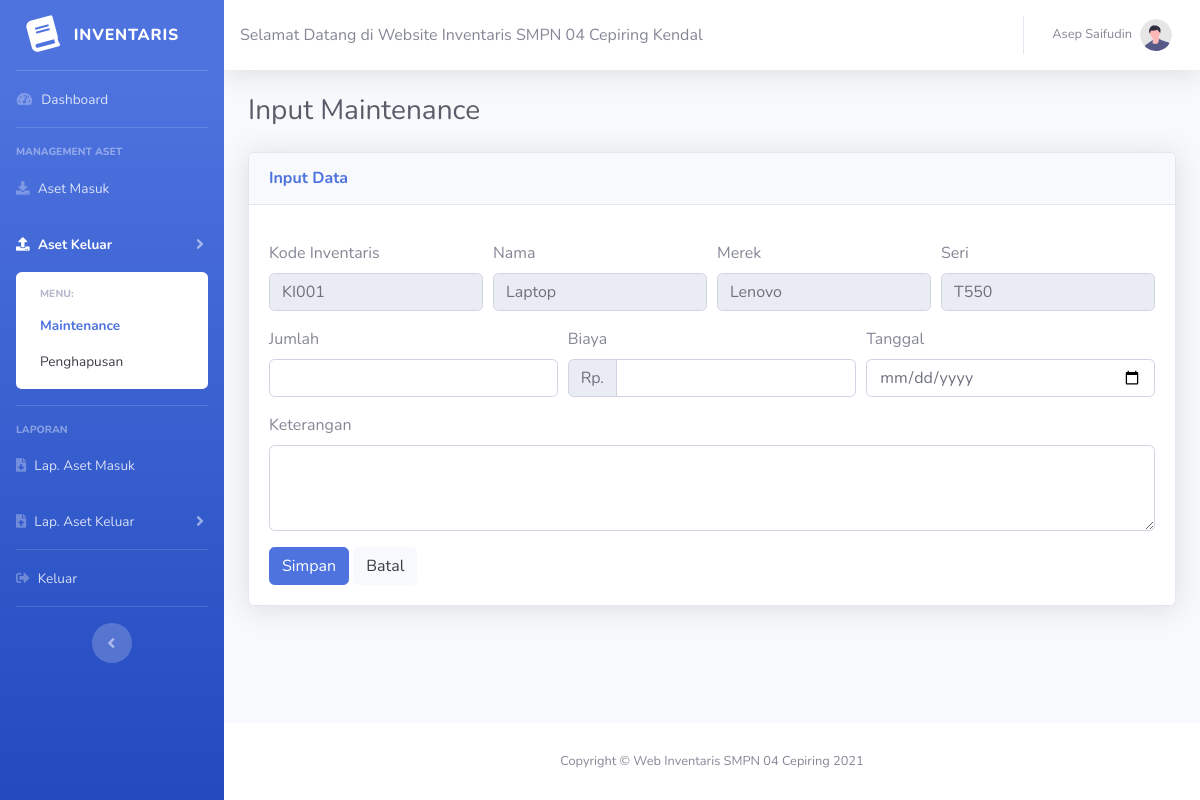
The app's page /index.php?halaman=input_maintenance&id=1 (signed in) with its own data.
### tables this page shows
CREATE TABLE `tbl_aset_masuk` (
  `id_aset_masuk` int(11) NOT NULL,
  `kode_inventaris` varchar(255) NOT NULL,
  `nama_aset` varchar(255) NOT NULL,
  `merek_aset` varchar(255) NOT NULL,
  `seri_aset` varchar(255) NOT NULL,
  `jumlah_aset` int(255) NOT NULL,
  `harga_satuan_aset` int(255) NOT NULL,
  `kondisi_aset` varchar(255) NOT NULL,
  `sumber_aset` varchar(255) NOT NULL,
  `tanggal_masuk_aset` varchar(255) NOT NULL,
  `keterangan_aset` text NOT NULL,
  `gambar_aset` varchar(255) NOT NULL
);

### input_maintenance.php (shortened to what this page needs)
<?php
    $idAset = $_GET["id"];
    $ambilMaintenance = $conn->query("SELECT * FROM tbl_aset_masuk WHERE id_aset_masuk = '$idAset' ");
    $pecahMaintenance = $ambilMaintenance->fetch_assoc();
?>
<div id="content">
    <?php require "components/navbar.php"; ?>
    <div class="container-fluid">
        <div class="d-sm-flex align-items-center justify-content-between mb-4">
            <h1 class="h3 mb-0 text-gray-800">Input Maintenance</h1>
        </div>
        <div class="row" id="edit-page">
            <div class="col-md-12">
                <div class="card shadow mb-4">
                    <div
                        class="card-header py-3 d-flex flex-row align-items-center justify-content-between">
                        <h6 class="m-0 font-weight-bold text-primary">Input Data</h6>
                    </div>
                    <div class="card-body">
                        <form method="post">
                          <div class="form-row mt-3">
                            <div class="form-group col-md-3">
                              <label for="kode-inventaris">Kode Inventaris</label>
                              <input type="text" class="form-control" name="kode_inventaris" value="<?=$pecahMaintenance['kode_inventaris']; ?>" disabled>
                            </div>
                            <div class="form-group col-md-3">
                              <label for="nama">Nama</label>
                              <input type="text" class="form-control" id="nama" value="<?=$pecahMaintenance['nama_aset']; ?>" name="nama_aset" disabled>
                            </div>
                            <div class="form-group col-md-3">
                              <label for="merek">Merek</label>
                              <input type="text" class="form-control" id="merek" value="<?=$pecahMaintenance['merek_aset']; ?>" name="merek_aset" disabled>
                            </div>
                            <div class="form-group col-md-3">
                              <label for="seri">Seri</label>
                              <input type="text" class="form-control" id="seri" value="<?=$pecahMaintenance['seri_aset']; ?>" name="seri_aset" disabled>
                            </div>
                          </div>
                          <div class="form-row">
                            <div class="form-group col-md-4">
                              <label for="jumlah">Jumlah</label>
                              <input type="number" class="form-control" id="jumlah" name="jumlah_maintenance" required>
                            </div>
                            <div class="form-group col-md-4">
                              <label for="biaya">Biaya</label>
                              <div class="input-group">
                                <div class="input-group-prepend">
                                    <span class="input-group-text" id="validatedInputGroupPrepend">Rp.</span>
                                </div>
                                <input type="number" class="form-control" id="biaya" aria-describedby="validatedInputGroupPrepend" name="biaya_maintenance" required>
                              </div>
                            </div>
                            <div class="form-group col-md-4">
                              <label for="tanggal-maintenance">Tanggal</label>
                              <input type="date" class="form-control" id="tanggal-maintenance" name="tanggal_maintenance" required>
                            </div>
                          </div>
                          <div class="form-row">
                            <div class="form-group col-md-12">
                                <label for="keterangan">Keterangan</label>
                                <textarea class="form-control" id="keterangan" rows="3" name="keterangan_maintenance" required></textarea>
                            </div>
                          </div>
                          <button type="submit" class="btn btn-primary" name="btn_simpan">Simpan</button>
                          <a href="index.php?halaman=maintenance" class="btn btn-light">Batal</a>
                        </form>
                    </div>
                </div>
            </div>
        </div>
    </div>
</div>

### records on screen
tbl_aset_masuk: kode_inventaris "KI001", nama_aset "Laptop", merek_aset "Lenovo", seri_aset "T550"

### other values on screen
$_SESSION["pengguna"]["nama_lengkap"] "Asep Saifudin"
